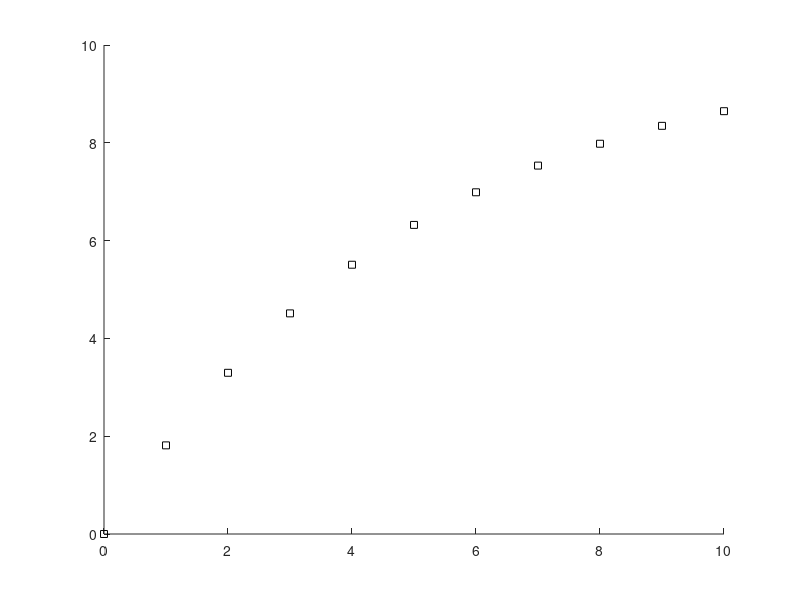

This figure's MATLAB source:
% Neural Networks Exercise 2b 
% Thomas Makkink
clear
clc
clf
format compact
% the data 
x= 0:10;
y =[0 1.8127 3.2968 4.5119 5.5067 6.3212 6.9881 7.5340 7.9810 8.3470 8.6466];
% the proposed functionality (fh is a handle to the function)
% f(x) = M(1 ? e^?kx)
fh=@(M, k, x) M*(1.-exp(-k*x));

% guess values for parameters (beta0)
b0=[0.5,0.5];
% plot the raw data
hold on
plot(x,y,'s','markersize',5,'color',[0,0,0]);  
hold off
     
% determine best fit values for coefficient (bhat)
%    bhat=nlinfit(x,y,fh,b0);
% plot the fit
%    xf = linspace(x(1), x(length(x)));
%    plot(xf,fh(bhat,xf),'linewidth',1,'color',[1,0,0]);      
%    legend('original data','fit data','location','Best') % the result 
%     bhat(1)
%    bhat(2)

